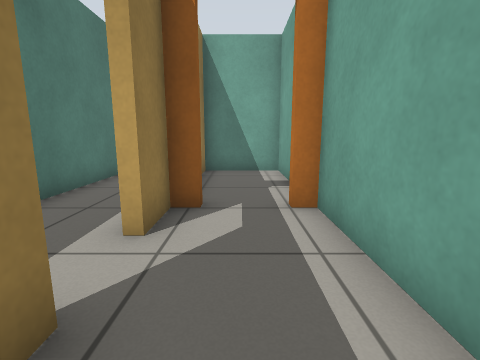
[1] (above)

16 first-person views from a walk through a robot-simulator world made for Gazebo. The camera is 0.72 m above the floor, tilts 10° down and sees 85° across. The floor is counted in squares, 0.5 m on a side. Each view is taken from the middle of a square. On the plan, view 1 faces up. The plan holds only what a view shows up to about 13 squares ahead; the rest is blank.

[2]
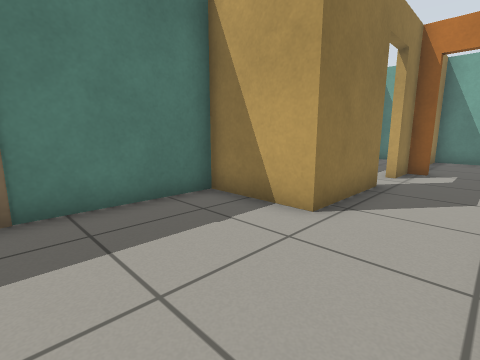

[3]
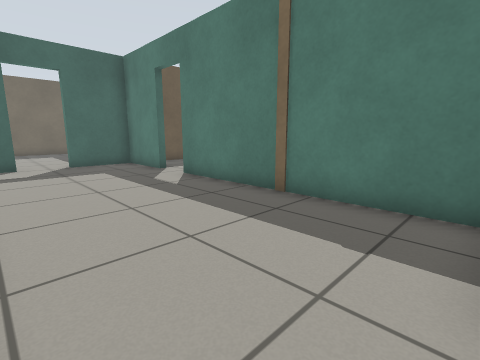

[4]
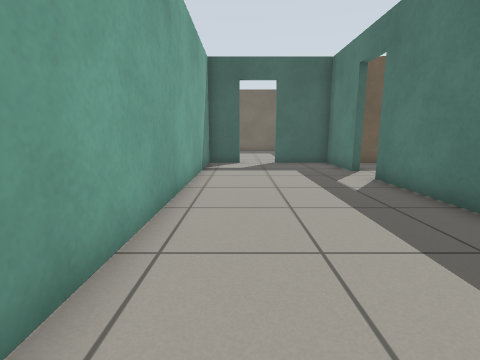

[5]
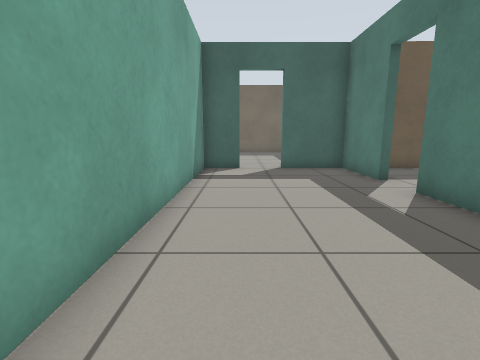

[6]
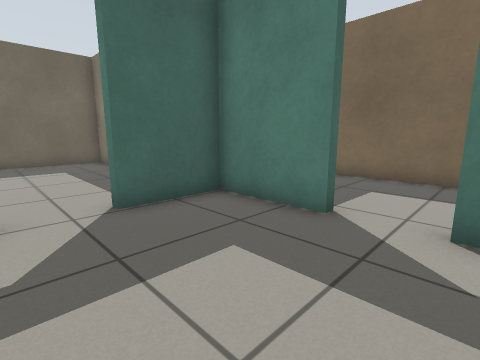

[7]
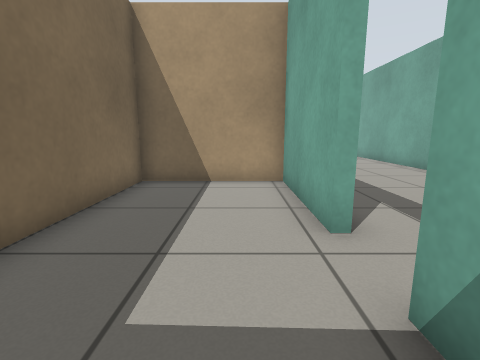

[8]
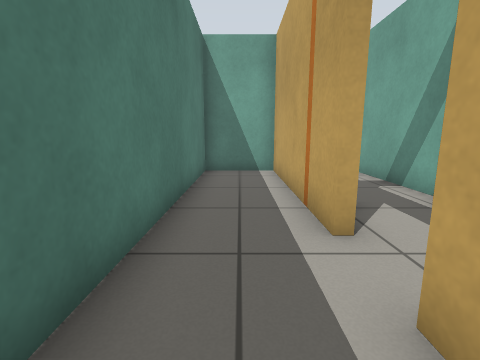

[9]
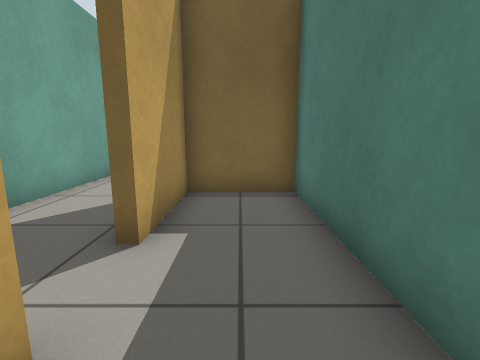

[10]
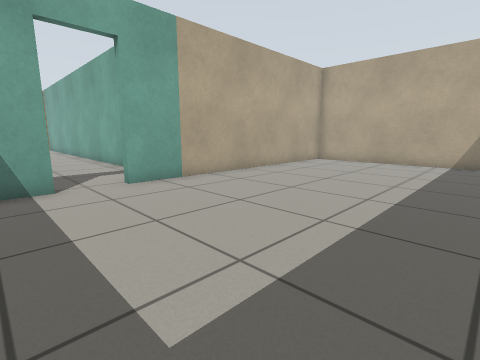

[11]
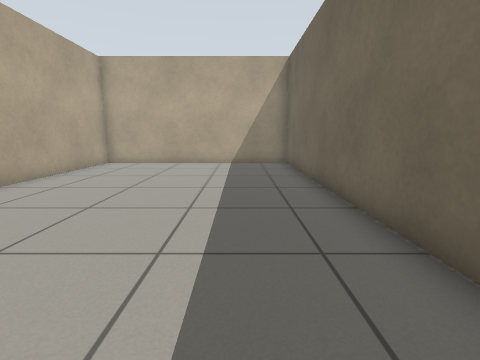

[12]
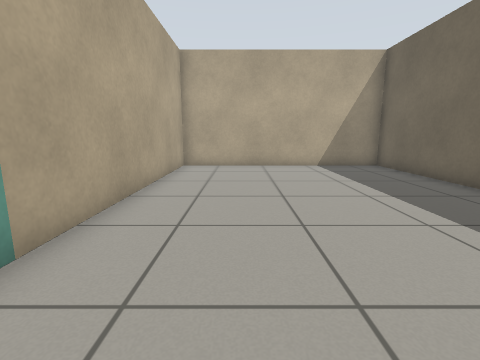

[13]
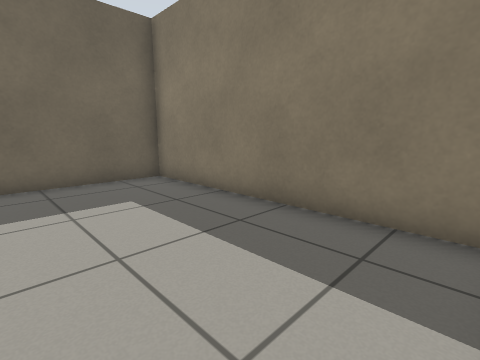

[14]
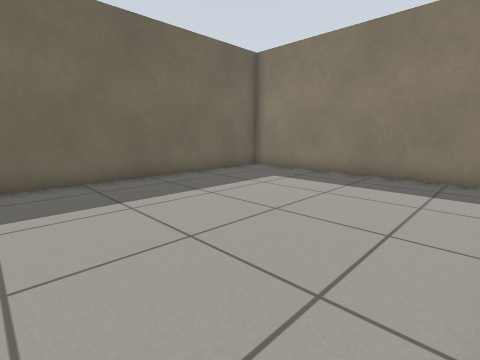

[15]
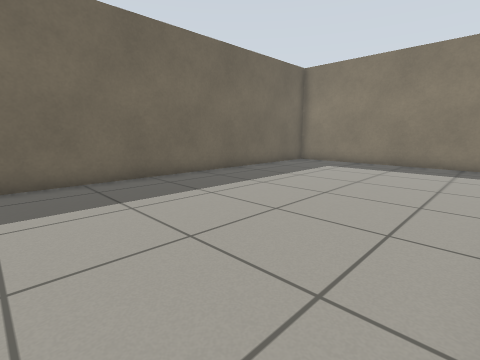

[16]
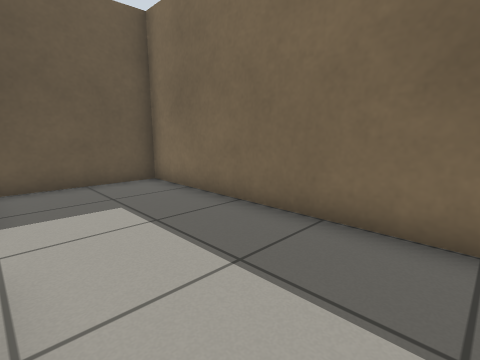

### Floor plan
Points are (right, up) in squares from view 1. A wall is a line through its corners. A room is listed if a view was taken in it or the views show most of it. See-through windows are left out.
Room 1 (views 1, 2, 3, 4, 5, 6)
walls: (-4.4, -12.1) (-4.4, -15.1) (-1.8, -15.1); (-1.4, 1.9) (-1.4, -1.7) (-4.4, -1.7) (-4.4, -10.4); (0, -15.1) (1.5, -15.1) (1.5, 5) (1, 5); (-1.4, 5) (-1.4, 3.6)
ways out: open door at (-4.5, -11.5) to room 2; open door at (-1.5, 2.5) to room 3; open door at (-0.5, -15) to room 4; open door at (0, 5) to room 5
Room 2 (views 7, 16)
walls: (-4.7, -10.4) (-4.7, -6.1) (-9, -6.1) (-9, -15.1) (-5.2, -15.1)
low walls: (-4.7, -12.8) (-4.7, -12.1)
ways out: open door at (-4.5, -11.5) to room 1
Room 3 (views 8, 9)
walls: (-1.7, 3.6) (-1.7, 10.3) (-4.4, 10.3) (-4.4, -1.4) (-1.7, -1.4) (-1.7, 1.9)
ways out: open door at (-1.5, 2.5) to room 1
Room 4 (views 10, 11, 12, 13, 14, 15)
walls: (-1.8, -15.4) (-2.9, -15.4); (-4.4, -16) (-4.4, -24.3) (11, -24.3) (11, -15.4) (0, -15.4)
ways out: open door at (-0.5, -15) to room 1
Room 5 (no view inside)
walls: (1.5, 5.9) (1.5, 10.3) (-1.4, 10.3) (-1.4, 9)
ways out: open door at (0, 5) to room 1

Positions as (right, up) in squares from view 1, and headings:
1: (0, 0), facing up
2: (1, -6), facing up-left
3: (1, -2), facing down-left
4: (0, -2), facing down
5: (0, -4), facing down
6: (0, -10), facing down-left
7: (-6, -14), facing up
8: (-3, 0), facing up
9: (-3, 5), facing down
10: (-3, -23), facing up-right
11: (-2, -22), facing right
12: (-1, -18), facing right
13: (0, -16), facing down-left
14: (5, -16), facing down-left
15: (9, -16), facing down-left
16: (-5, -7), facing down-left
